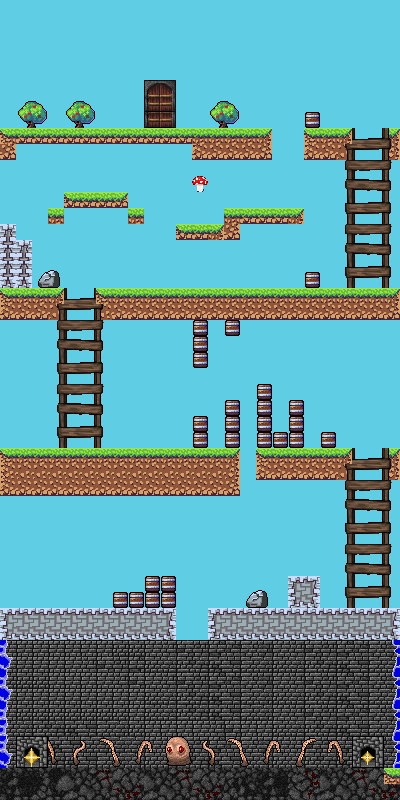

The image is a tile-based game level rendered from a .tmx file. Its description and source (layers, tilesets, objects; grid data summarised) follow:
An orthogonal 25x50 tile map with 16x16 px tiles, 2 tile layers (Tile Layer 1, Tile Layer 2), 4 tilesets and 50 objects.

<map version="1.0" tiledversion="1.0.1" orientation="orthogonal" renderorder="right-down" width="25" height="50" tilewidth="16" tileheight="16" nextobjectid="228">
 <tileset firstgid="1" source="map.tsx" />
 <tileset firstgid="1251" source="def.tsx" />
 <tileset firstgid="1395" source="dungeon.tsx" />
 <tileset firstgid="13683" source="mushroom.tsx" />
 <layer name="Tile Layer 1" width="25" height="50">
  <data>[1250 cells, 1243 non-empty, 1023 distinct tile ids]</data>
 </layer>
 <layer name="Tile Layer 2" width="25" height="50">
  <data>[1250 cells, 106 non-empty, 26 distinct tile ids]</data>
 </layer>
 <objectgroup name="door">
  <object id="28" x="144" y="80" width="32" height="48" />
 </objectgroup>
 <objectgroup name="ladders">
  <object id="14" x="64" y="288" height="160" />
  <object id="15" x="384" y="448" height="160" />
  <object id="16" x="384" y="128" height="160" />
 </objectgroup>
 <objectgroup name="floors">
  <object id="5" x="304" y="128" width="48" height="32" />
  <object id="6" x="384" y="128" width="16" height="32" />
  <object id="7" x="0" y="288" width="64" height="32" />
  <object id="8" x="96" y="288" width="304" height="32" />
  <object id="10" x="384" y="448" width="16" height="32" />
  <object id="11" x="0" y="608" width="176" height="32" />
  <object id="12" x="208" y="608" width="192" height="32" />
  <object id="13" x="0" y="768" width="400" height="32" />
  <object id="34" x="0" y="0" height="608" />
  <object id="35" x="0" y="0" width="400" />
  <object id="38" x="400" y="128" height="480" />
  <object id="50" x="304" y="112" width="16" height="16" />
  <object id="57" x="112" y="592" width="64" height="16" />
  <object id="58" x="144" y="576" width="32" height="16" />
  <object id="72" x="32" y="272" width="16" height="16" />
  <object id="79" x="208" y="96" width="32" height="32" />
  <object id="80" x="16" y="96" width="32" height="32" />
  <object id="81" x="64" y="96" width="32" height="32" />
  <object id="107" x="40.5" y="270.5" width="19.5" height="16" />
  <object id="168" x="176" y="224" width="64" height="16" />
  <object id="169" x="224" y="208" width="80" height="16" />
  <object id="178" x="0" y="128" width="272" height="16" />
  <object id="181" x="64" y="192" width="64" height="16" />
  <object id="182" x="128" y="208" width="16" height="16" />
  <object id="183" x="48" y="208" width="16" height="16" />
  <object id="184" x="0" y="144" width="16" height="16" />
  <object id="185" x="192" y="144" width="80" height="16" />
  <object id="186" x="304" y="272" width="16" height="16" />
  <object id="189" x="0" y="240" width="32" height="48" />
  <object id="190" x="0" y="224" width="16" height="16" />
  <object id="195" x="173.653" y="722.033" width="1.82793" height="9.13965" />
  <object id="204" x="192" y="416" width="16" height="32" />
  <object id="207" x="192" y="320" width="16" height="48" />
  <object id="208" x="224" y="320" width="16" height="16" />
  <object id="209" x="224" y="400" width="16" height="48" />
  <object id="210" x="256" y="384" width="16" height="64" />
  <object id="211" x="288" y="400" width="16" height="48" />
  <object id="212" x="320" y="432" width="16" height="16" />
  <object id="220" x="256" y="448" width="96" height="32" />
  <object id="221" x="272" y="432" width="16" height="16" />
  <object id="223" x="0" y="448" width="240" height="48" />
  <object id="225" x="247.337" y="590.18" width="18.3666" height="14.6933" />
  <object id="227" x="291" y="578" width="32" height="32" />
 </objectgroup>
 <objectgroup name="plank" />
 <objectgroup name="portal">
  <object id="1" x="0" y="640" width="16" height="128" />
  <object id="2" x="384" y="640" width="16" height="128" />
 </objectgroup>
 <objectgroup name="key">
  <object id="142" x="191" y="173" width="16" height="18" />
 </objectgroup>
</map>
